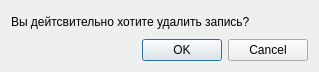
<?xml version="1.0" encoding="UTF-8"?>
<ui version="4.0">
 <class>RemoveDialog</class>
 <widget class="QDialog" name="RemoveDialog">
  <property name="geometry">
   <rect>
    <x>0</x>
    <y>0</y>
    <width>319</width>
    <height>72</height>
   </rect>
  </property>
  <property name="windowTitle">
   <string>Удаление</string>
  </property>
  <layout class="QGridLayout" name="gridLayout_2">
   <item row="0" column="0">
    <layout class="QGridLayout" name="gridLayout">
     <item row="0" column="0">
      <widget class="QLabel" name="label">
       <property name="text">
        <string>Вы дейтсвительно хотите удалить запись?</string>
       </property>
      </widget>
     </item>
     <item row="1" column="0">
      <widget class="QDialogButtonBox" name="buttonBox">
       <property name="orientation">
        <enum>Qt::Orientation::Horizontal</enum>
       </property>
       <property name="standardButtons">
        <set>QDialogButtonBox::StandardButton::Cancel|QDialogButtonBox::StandardButton::Ok</set>
       </property>
      </widget>
     </item>
    </layout>
   </item>
  </layout>
 </widget>
 <resources/>
 <connections>
  <connection>
   <sender>buttonBox</sender>
   <signal>accepted()</signal>
   <receiver>RemoveDialog</receiver>
   <slot>accept()</slot>
   <hints>
    <hint type="sourcelabel">
     <x>248</x>
     <y>254</y>
    </hint>
    <hint type="destinationlabel">
     <x>157</x>
     <y>274</y>
    </hint>
   </hints>
  </connection>
  <connection>
   <sender>buttonBox</sender>
   <signal>rejected()</signal>
   <receiver>RemoveDialog</receiver>
   <slot>reject()</slot>
   <hints>
    <hint type="sourcelabel">
     <x>316</x>
     <y>260</y>
    </hint>
    <hint type="destinationlabel">
     <x>286</x>
     <y>274</y>
    </hint>
   </hints>
  </connection>
 </connections>
</ui>
